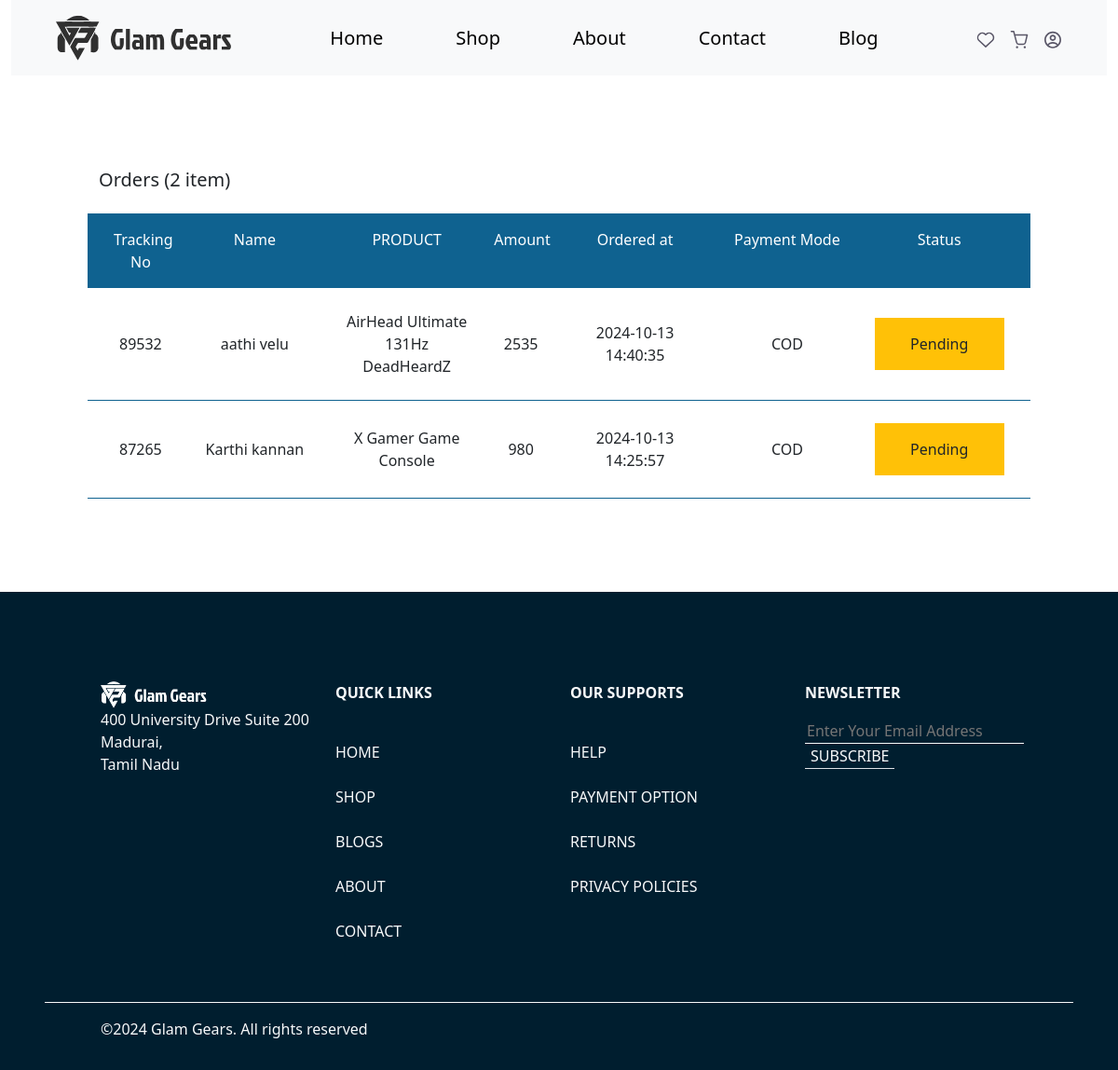
The page /orders.php (signed in) on the database its author committed.
### tables this page shows
CREATE TABLE `order_items` (
  `order_item_id` int(11) NOT NULL,
  `product_id` int(10) NOT NULL,
  `order_id` int(10) NOT NULL,
  `quantity` int(10) NOT NULL,
  `price` int(10) NOT NULL,
  `product_name` varchar(100) NOT NULL,
  `order_status` varchar(15) NOT NULL DEFAULT 'Pending',
  `ordered_at` timestamp NOT NULL DEFAULT current_timestamp()
);

CREATE TABLE `orders` (
  `order_id` int(11) NOT NULL,
  `tracking_no` int(10) NOT NULL,
  `user_id` int(10) NOT NULL,
  `confirmation` varchar(30) NOT NULL DEFAULT 'Pending',
  `fname` varchar(100) NOT NULL,
  `lname` varchar(100) NOT NULL,
  `email` varchar(100) NOT NULL,
  `address` varchar(100) NOT NULL,
  `state` varchar(100) NOT NULL,
  `city` varchar(100) NOT NULL,
  `zipcode` int(10) NOT NULL,
  `phone` int(10) NOT NULL,
  `total_amount` int(20) NOT NULL,
  `coupon_code` varchar(20) NOT NULL,
  `payment_mode` varchar(20) NOT NULL,
  `created_at` timestamp NULL DEFAULT current_timestamp(),
  `update_at` timestamp NOT NULL DEFAULT current_timestamp() ON UPDATE current_timestamp()
);

CREATE TABLE `products` (
  `id` int(11) NOT NULL,
  `product_id` int(100) NOT NULL,
  `product_name` varchar(100) NOT NULL,
  `product_description` longtext NOT NULL,
  `product_price` decimal(10,2) NOT NULL,
  `discount_percent` decimal(2,2) NOT NULL,
  `product_quantity` int(100) NOT NULL,
  `category_name` varchar(100) NOT NULL,
  `brand_name` varchar(100) NOT NULL,
  `product_status` varchar(8) NOT NULL DEFAULT 'active',
  `merchant_id` int(100) NOT NULL,
  `main_image_name` varchar(100) NOT NULL,
  `is_featured` varchar(1) NOT NULL,
  `created_at` timestamp NOT NULL DEFAULT current_timestamp() ON UPDATE current_timestamp(),
  `updated_at` timestamp NOT NULL DEFAULT current_timestamp()
);

### orders.php (the view, shortened to what this page needs)
<?php
$userId = $_SESSION['user'];
?>
<!DOCTYPE html>
<html lang="en">
<?php
include_once('./head.php');
?>
<?php
include_once('./header.php');
?>
<div class="cart-items">
    <div class="row">
        <?php
        require_once "./config.php";
        $sql = "SELECT COUNT(*) AS total_ordered_items FROM order_items JOIN orders ON order_items.order_id = orders.order_id WHERE orders.user_id = ?";
        $stmt = $config->prepare($sql);
        $stmt->bind_param("s", $userId);
        $stmt->execute();
        $result = $stmt->get_result();
        if ($result->num_rows > 0) {
            $row = $result->fetch_assoc();
            $totalRows = $row['total_ordered_items'];
        }
        ?>
        <h5>Orders (<?php echo $totalRows; ?> item)</h5>
        <div class="cart-container mt-3">
            <form action="" method="post">
                <div style="background-color: #0f6290" class="row text-white p-3 fw-medium d-none d-lg-flex">
                    <div class="col-1">
                        <p class="mb-0 text-center">Tracking No</p>
                    </div>
                    <div class="col-2">
                        <p class="mb-0 text-center">Name</p>
                    </div>
                    <div class="col-2">
                        <p class="mb-0 text-center">PRODUCT</p>
                    </div>
                    <div class="col-1">
                        <p class="mb-0 text-center">Amount</p>
                    </div>
                    <div class="col-2">
                        <p class="mb-0 text-center">Ordered at</p>
                    </div>
                    <div class="col-2">
                        <p class="mb-0 text-center">Payment Mode</p>
                    </div>
                    <div class="col-2">
                        <p class="mb-0 text-center">Status</p>
                    </div>
                </div>
                <?php
                include('./config.php');
                $productSql = "SELECT * FROM order_items oi INNER JOIN products p ON oi.product_id = p.product_id JOIN orders o ON o.order_id =oi.order_id  WHERE o.user_id = ? GROUP BY oi.order_item_id ORDER BY oi.ordered_at DESC";
                $productStmt = $config->prepare($productSql);
                $productStmt->bind_param("i", $userId);
                $productStmt->execute();
                $productResult = $productStmt->get_result();
                if ($productResult->num_rows > 0) {
                    while ($productRow = $productResult->fetch_assoc()) {
                ?>
                        <div style="border-bottom: 1px solid #0f6290" class="row text-secondary px-3 py-4 fw-medium d-flex gap-4 gap-lg-0 align-items-center">
                            <div class="col-12 col-lg-1 d-flex d-lg-block align-items-center ">
                                <p class="mb-0 fw-medium text-dark ms-2 ms-lg-0 text-center"><?php echo $productRow['tracking_no'];  ?></p>
                            </div>
                            <div class="col-12 col-lg-2 d-flex d-lg-block align-items-center ">
                                <p class="mb-0 fw-medium text-dark ms-2 ms-lg-0 text-center"><?php echo $productRow['fname'] . ' ' . $productRow['lname'];  ?></p>
                            </div>
                            <div class="col-12 col-lg-2 d-flex d-lg-block align-items-center ">
                                <p class="mb-0 fw-medium text-dark ms-2 ms-lg-0 text-center"><?php echo $productRow['product_name'];  ?></p>
                            </div>
                            <div class="col-12 col-lg-1 d-flex d-lg-block align-items-center ">
                                <p class="mb-0 fw-medium text-dark ms-2 ms-lg-0 text-center"><?php echo ($productRow['price'] * (1 - $productRow['discount_percent'])) * $productRow['quantity'];  ?></p>
                            </div>
                            <div class="col-12 col-lg-2 d-flex d-lg-block align-items-center ">
                                <p class="mb-0 fw-medium text-dark ms-2 ms-lg-0 text-center"><?php echo $productRow['created_at'];  ?></p>
                            </div>
                            <div class="col-12 col-lg-2 d-flex d-lg-block align-items-center ">
                                <p class="mb-0 fw-medium text-dark ms-2 ms-lg-0 text-center"><?php echo $productRow['payment_mode'];  ?></p>
                            </div>
                            <div class="col-12 col-lg-2 d-flex d-lg-block align-items-center ">
                                <p class="mb-0 fw-medium text-dark ms-2 ms-lg-0 text-center py-lg-3 <?php if ($productRow['order_status'] == "Completed") {
                                                                                                        echo "text-bg-success text-white";
                                                                                                    } else {
                                                                                                        echo "text-bg-warning";
                                                                                                    };  ?>"><?php echo $productRow['order_status'];  ?></p>
                            </div>
                        </div>
                <?php
                    }
                } else {
                    echo '<div style="border-bottom: 1px solid #0f6290" class="row text-secondary px-3 py-5 fw-medium d-flex gap-4 gap-lg-0 align-items-center ">
          <div class="col-12 text-center">You have not ordered anything yet </div>
          </div>';
                }
                ?>
        </div>
    </div>
</div>
<?php
include_once('./footer.php');
?>

### css/style.css (style rules this page uses)
p { margin-bottom: 0%; }
.cart-items { padding: 100px 12%; }
@media only screen and (max-width: 1430px) { .cart-items { padding: 100px 8% !important; } }

### rows shown on the page
order_items: order.tracking_no "89532", order.fname "aathi", order.lname "velu", products.product_name "AirHead Ultimate 131Hz DeadHeardZ", price+quantity "2535", order.created_at "2024-10-13 14:40:35", order.payment_mode "COD", order_status "Pending"
order_items: order.tracking_no "87265", order.fname "Karthi", order.lname "kannan", products.product_name "X Gamer Game Console", price+quantity "980", order.created_at "2024-10-13 14:25:57", order.payment_mode "COD", order_status "Pending"

### other values the page prints
$totalRows "2"
